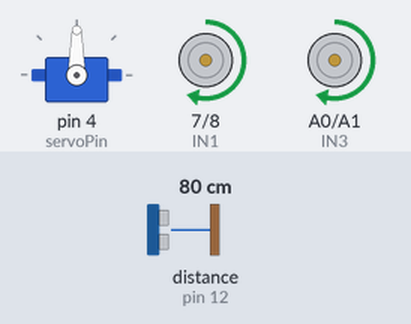
Recording of a sketch running on a simulated Arduino Uno, built with avr-gcc and run on an emulated ATmega328P. On the bench: servo, motor-driver pin pairs drawn as motors (green arrow = first pin HIGH = forward, orange = second pin HIGH = backward, longer = more drive, scaled by the enable pin). Wiring (inferred from the names in the program): ultrasonic range finder: trigger pin 11; echo pin 12. The inputs (shaded band) are chosen by the test bench; at power-on: distance to the obstacle (sensor on pin 12) 80 cm. The echo pulse lasts 58.3 µs per cm.

Above: at 2.2 s.
2.3 s: distance to the obstacle (sensor on pin 12) set to 29 cm
3.8 s: distance to the obstacle (sensor on pin 12) set to 25 cm
At 4.4 s:
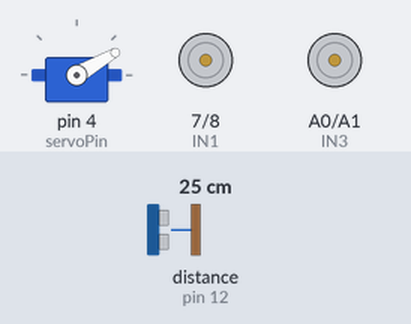
6.8 s: distance to the obstacle (sensor on pin 12) set to 35 cm
At 7.2 s:
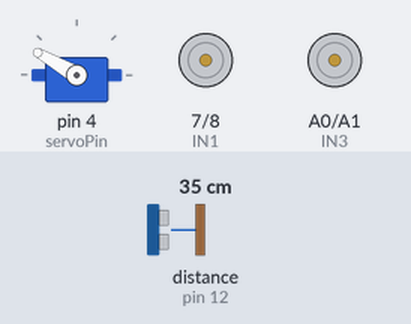
9.7 s: distance to the obstacle (sensor on pin 12) set to 2 cm
At 12.1 s:
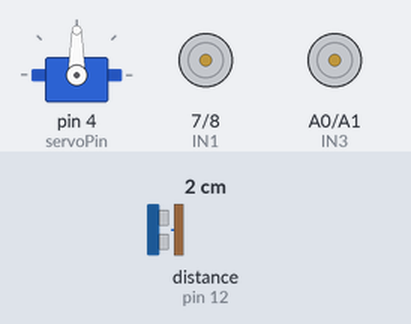
Timing chart, 0 to 13.7 s (numbered marks = the images above; inputs shaded):
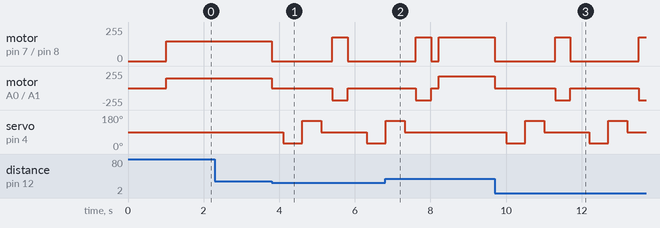

The sketch:

mobileBase_sg90_ultrasonic.ino
```cpp
/*
 * Step 2: Obstacle Avoidance Integration
 * Architecture: Arduino UNO + L298N + HC-SR04 + SG90
 */

#include <Servo.h>

// --- Step 1 Pin Definitions ---
const int ENA = 5, IN1 = 7, IN2 = 8;
const int ENB = 6, IN3 = A0, IN4 = A1;

// --- Step 2 Pin Definitions ---
const int trigPin = 11;
const int echoPin = 12;
const int servoPin = 4;

Servo sensorServo; // Create servo object
const int safeDistance = 25; // Minimum clearance in cm
const int cruiseSpeed = 150;
const int turnSpeed = 180; // Slightly higher speed to overcome friction during point turns

void setup() {
  // Motor Setup
  pinMode(ENA, OUTPUT); pinMode(IN1, OUTPUT); pinMode(IN2, OUTPUT);
  pinMode(ENB, OUTPUT); pinMode(IN3, OUTPUT); pinMode(IN4, OUTPUT);

  // Sensor Setup
  pinMode(trigPin, OUTPUT);
  pinMode(echoPin, INPUT);

  // Servo Setup
  sensorServo.attach(servoPin);
  sensorServo.write(90); // Initialize looking straight ahead
  delay(1000); // Allow time for mechanical movement
}

void loop() {
  int distanceFront = getDistance();

  if (distanceFront > safeDistance && distanceFront != 0) {
    // Path is clear, proceed
    moveForward(cruiseSpeed);
  } else {
    // Obstacle detected, execute avoidance sequence
    stopMotors();
    delay(300); // Stabilize chassis

    // Scan environment
    int distanceRight = lookRight();
    int distanceLeft = lookLeft();

    // Return sensor to center
    sensorServo.write(90);
    delay(300);

    // Decision matrix
    if (distanceRight >= distanceLeft) {
      turnRight(turnSpeed);
      delay(400); // Adjust delay based on your robot's turning friction
    } else {
      turnLeft(turnSpeed);
      delay(400);
    }
    stopMotors();
    delay(200); // Stabilize before resuming loop
  }
}

// --- Sensor Functions ---

int getDistance() {
  // Send 10us HIGH pulse to trigger pin
  digitalWrite(trigPin, LOW);
  delayMicroseconds(2);
  digitalWrite(trigPin, HIGH);
  delayMicroseconds(10);
  digitalWrite(trigPin, LOW);

  // Read the echo pin pulse duration (in microseconds)
  long duration = pulseIn(echoPin, HIGH, 30000); // 30ms timeout prevents infinite blocking

  // Calculate distance in cm
  int distance = duration * 0.034 / 2;

  // Return 999 if timeout (out of range) to prevent false positives
  if (distance == 0) return 999;
  return distance;
}

int lookRight() {
  sensorServo.write(30); // Look 60 degrees right
  delay(500); // Wait for servo to reach position
  int dist = getDistance();
  return dist;
}

int lookLeft() {
  sensorServo.write(150); // Look 60 degrees left
  delay(500);
  int dist = getDistance();
  return dist;
}

// --- Kinematic Functions (From Step 1) ---
void moveForward(int speed) {
  digitalWrite(IN1, HIGH); digitalWrite(IN2, LOW); analogWrite(ENA, speed);
  digitalWrite(IN3, HIGH); digitalWrite(IN4, LOW); analogWrite(ENB, speed);
}
void turnRight(int speed) {
  digitalWrite(IN1, HIGH); digitalWrite(IN2, LOW); analogWrite(ENA, speed);
  digitalWrite(IN3, LOW); digitalWrite(IN4, HIGH); analogWrite(ENB, speed);
}
void turnLeft(int speed) {
  digitalWrite(IN1, LOW); digitalWrite(IN2, HIGH); analogWrite(ENA, speed);
  digitalWrite(IN3, HIGH); digitalWrite(IN4, LOW); analogWrite(ENB, speed);
}
void stopMotors() {
  digitalWrite(IN1, LOW); digitalWrite(IN2, LOW); analogWrite(ENA, 0);
  digitalWrite(IN3, LOW); digitalWrite(IN4, LOW); analogWrite(ENB, 0);
}
```

Measured:
- the behaviour switches between 27 and 26 cm on distance to the obstacle (sensor on pin 12) (found by bisection; images 0 and 1)
- after the input at 2.3 s, every drawn part: stays the same
- after the input at 3.8 s, motor on pin 7 (IN1) / pin 8 (IN2): forward 150/255 → stopped at once, → forward 180/255 1.6 s later, → stopped 0.40 s later; motor on A0 (IN3) / A1 (IN4): forward 150/255 → stopped at once, → backward 180/255 1.6 s later, → stopped 0.40 s later
- after the input at 6.8 s, servo on pin 4 (servoPin): goes on until 7.3 s, then stays 90°
- after the input at 9.7 s, motor on pin 7 (IN1) / pin 8 (IN2): alternates forward 180/255 for 0.40 s and stopped for 1.7 s, starting at once; motor on A0 (IN3) / A1 (IN4): alternates backward 180/255 for 0.40 s and stopped for 1.7 s, starting at once
